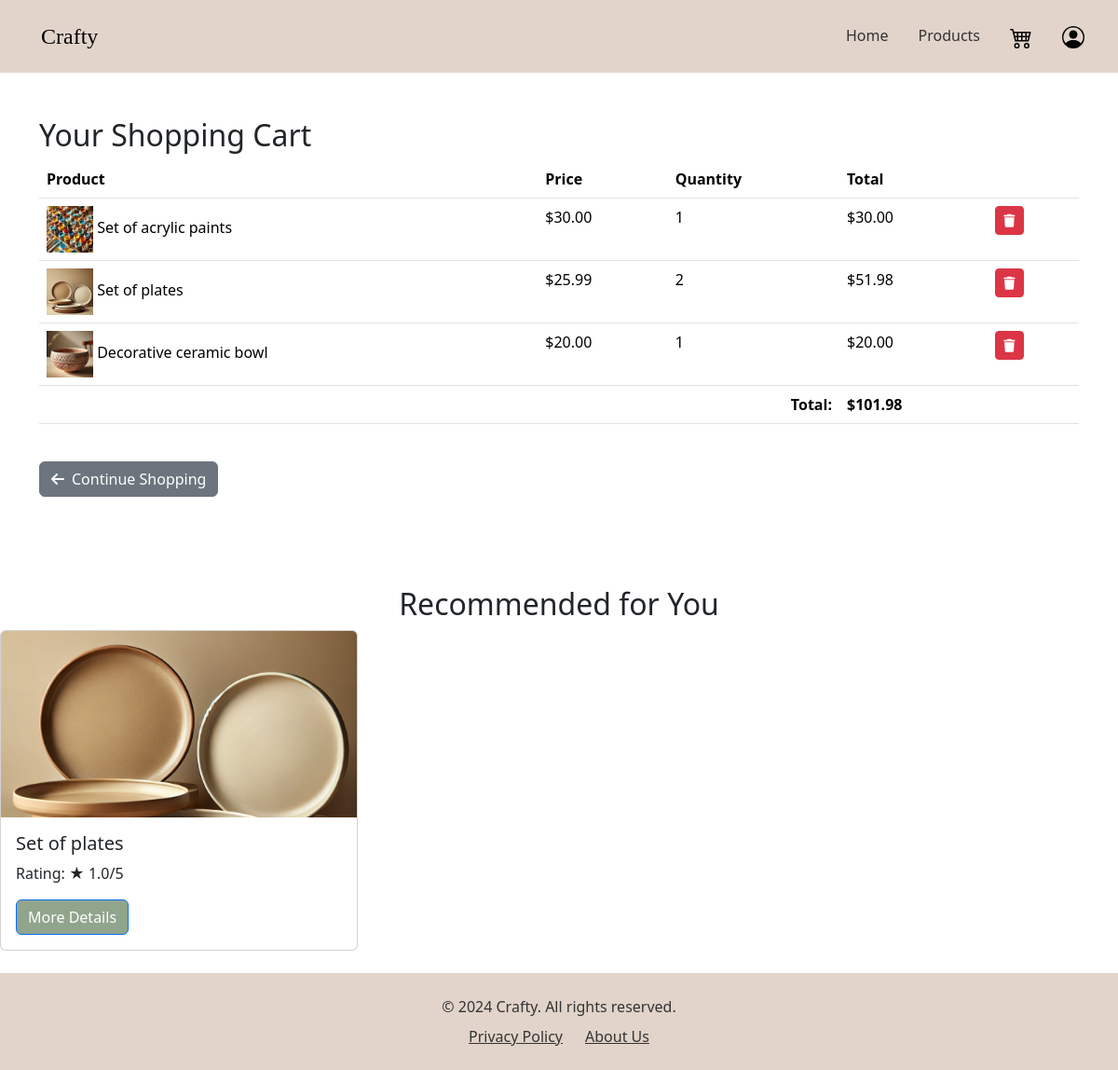
The page /shopping_cart/ (signed in) on the database its author committed.
### shopping_cart/models.py (models this page shows, shortened)
class CartItem(models.Model):
    user = models.ForeignKey(User, on_delete=models.CASCADE)
    product = models.ForeignKey(Item, on_delete=models.CASCADE)
    quantity = models.PositiveIntegerField(default=1)
    date_added = models.DateTimeField(auto_now_add=True)
    def get_total(self):
        return self.product.price * self.quantity

### products/models.py (models this page shows, shortened)
class Item(models.Model):
    name = models.CharField(max_length=255)
    description = models.TextField(blank=True, null=True)
    price = models.DecimalField(max_digits=10, decimal_places=2)
    category = models.ForeignKey(Category, on_delete=models.CASCADE)
    subcategory = models.ForeignKey(SubCategory, on_delete=models.CASCADE, related_name='items', null=True, blank=True)
    image = models.ImageField(upload_to='item_images/', blank=True, null=True)

### shopping_cart/views.py (the view)
# urls.py: path('shopping_cart/', include('shopping_cart.urls')),
@login_required
def shopping_cart(request):
    cart_items = CartItem.objects.filter(user=request.user)
    total = sum(item.get_total() for item in cart_items)
    recommendations = []
    if request.user.is_authenticated:
        recommendations_response = get_recommendations(request)
        recommendations = json.loads(recommendations_response.content).get('recommendations', [])
    print("Recommendations:", recommendations)
    context = {
        'cart_items': cart_items,
        'total': total,
        'recommendations': recommendations
    }
    return render(request, 'shopping_cart/index.html', context)

### registration/models.py (called while the page is built)
def user_is_creator(self):
    return self.groups.filter(name='Creator').exists()

### shopping_cart/templates/shopping_cart/index.html (shortened to what this page needs)
{% load static%}
<!DOCTYPE html>
<html lang="en">
    <head>
        <link href="https://cdn.jsdelivr.net/npm/bootstrap@5.3.1/dist/css/bootstrap.min.css" rel="stylesheet">
        <link rel="stylesheet" href="{% static 'home/styles.css' %}" >
        <link rel="stylesheet" href="{% static 'ratings/styles.css' %}" >
        <link href="https://cdnjs.cloudflare.com/ajax/libs/font-awesome/6.5.0/css/all.min.css" rel="stylesheet">
    </head>
    <body class="d-flex flex-column min-vh-100">
        {% block content %}
        {% include 'home/navbar.html' %}
        <div class="container my-5">
            <h2>Your Shopping Cart</h2>
            {% if cart_items %}
                <div class="table-responsive">
                    <table class="table">
                        <thead>
                            <tr>
                                <th>Product</th>
                                <th>Price</th>
                                <th>Quantity</th>
                                <th>Total</th>
                                <th></th>
                            </tr>
                        </thead>
                        <tbody>
                            {% for item in cart_items %}
                            <tr>
                                <td>
                                    {% if item.product.image %}
                                        <img src="{{ item.product.image.url }}" alt="{{ item.product.name }}" style="width: 50px; height: 50px; object-fit: cover;">
                                    {% endif %}
                                    {{ item.product.name }}
                                </td>
                                <td>${{ item.product.price }}</td>
                                <td>{{ item.quantity }}</td>
                                <td>${{ item.get_total }}</td>
                                <td>
                                    <form action="{% url 'remove_from_cart' item.id %}" method="POST" style="display: inline;">
                                        <button type="submit" class="delete_button btn btn-sm btn-danger">
                                            <i class="fas fa-trash"></i>
                                        </button>
                                    </form>
                                </td>
                            </tr>
                            {% endfor %}
                        </tbody>
                        <tfoot>
                            <tr>
                                <td colspan="3" class="text-end"><strong>Total:</strong></td>
                                <td><strong>${{ total }}</strong></td>
                                <td></td>
                            </tr>
                        </tfoot>
                    </table>
                </div>
                <div class="d-flex justify-content-between mt-4">
                    <a href="{% url 'products' %}" class="cart_button btn btn-secondary">
                        <i class="fas fa-arrow-left me-2"></i>Continue Shopping
                    </a>
                </div>
            {% endif %}
        </div>
        {% endblock %}
        <h2 class="text-center mt-5">Recommended for You</h2>
        <div class="row" id="recommendations-container">
            {% if recommendations %}
                {% for item in recommendations %}
                <div class="col-md-4 mb-4">
                    <div class="card h-100">
                        {% if item.image_url %}
                            <img src="{{ item.image_url }}" class="card-img-top" alt="{{ item.name }}" style="height: 200px; object-fit: cover;">
                        {% endif %}
                        <div class="card-body">
                            <h5 class="card-title">{{ item.name }}</h5>
                            <p class="card-text">Rating: ★ {{ item.avg_rating|floatformat:1 }}/5</p>
                            <a href="{% url 'product_detail' item.id %}" class="btn btn-primary mt-auto">More Details</a>
                        </div>
                    </div>
                </div>
                {% endfor %}
            {% else %}
                <p class="text-center">No recommendations available.</p>
            {% endif %}
        </div>
        <footer class=" py-4 mt-auto">
            <div class="container text-center">
                <p class="mb-0">
                    &copy; 2024 Crafty. All rights reserved.
                </p>
                <ul class="list-inline mt-2">
                    <li class="list-inline-item"><a href="#">Privacy Policy</a></li>
                    <li class="list-inline-item"><a href="{% url 'about' %}">About Us</a></li>
                </ul>
            </div>
        </footer>
    </body>
</html>

### home/static/home/styles.css (style rules this page uses)
footer { background-color: #e2d4cb !important; padding: 1rem !important; }
footer p { color: #333 !important; }
footer .list-inline { margin: 0; padding: 0; display: flex; justify-content: center; gap: 1rem; }
footer .list-inline-item a { color: #333 !important; }
button:not(.navbar button):not(.search-button):not(.btn-danger), .btn:not(.navbar .btn):not(.search-button):not(.cart_button):not(.btn-danger) { background-color: #91a58d !important; color: #ffffff !important; transition: all 0.3s ease; }
.card:not(.register-card):not(.team-card) { transition: transform 0.3s ease, box-shadow 0.3s ease; }

### rows shown on the page
CartItem: product.image (picture), product.name "Set of acrylic paints", product.price "30.00", quantity "1", get_total "30.00"
CartItem: product.image (picture), product.name "Set of plates", product.price "25.99", quantity "2", get_total "51.98"
CartItem: product.image (picture), product.name "Decorative ceramic bowl", product.price "20.00", quantity "1", get_total "20.00"
Item: name "Set of plates", avg_rating "1.0"

### other values the page prints
{{ total }} "101.98"
